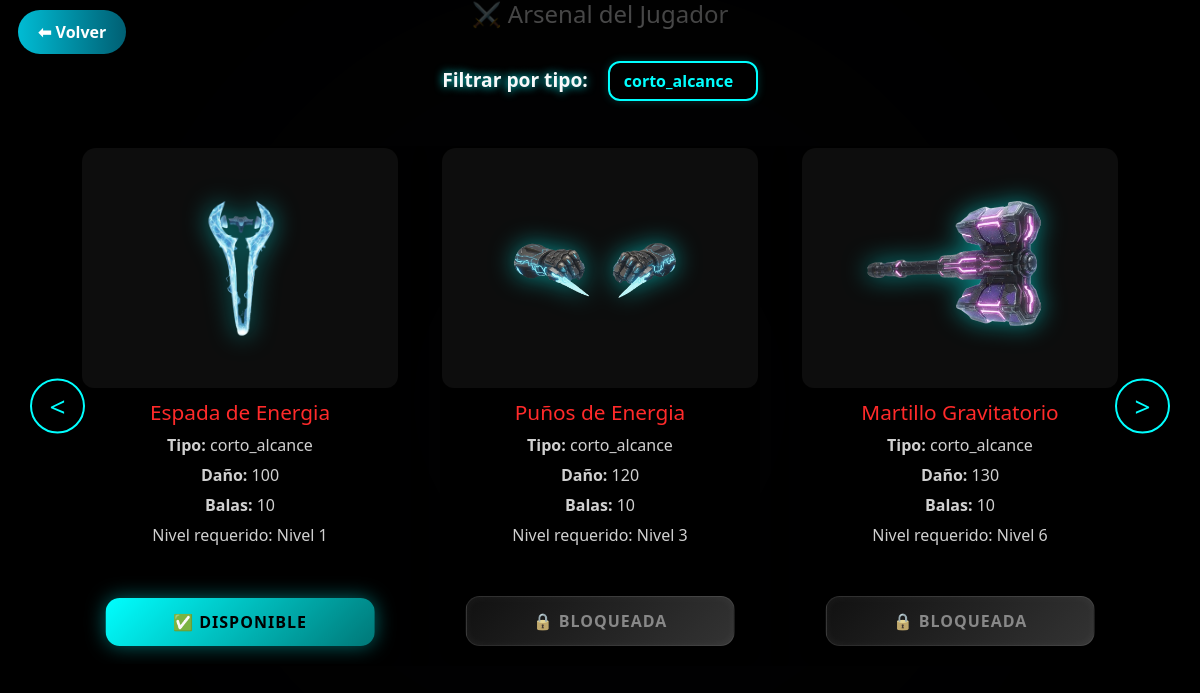
Page /model/user/weapons.php (signed in) on the committed database.
### tables this page shows
CREATE TABLE `weapons` (
  `id_weapons` int(11) NOT NULL,
  `name` varchar(80) DEFAULT NULL,
  `subtype` varchar(80) DEFAULT NULL,
  `bullets` int(11) DEFAULT NULL,
  `damage` int(11) DEFAULT NULL,
  `image_url` varchar(255) DEFAULT NULL,
  `level_arm` int(11) DEFAULT NULL,
  `id_damage_body` int(11) DEFAULT NULL,
  `id_type` int(11) DEFAULT NULL
);

CREATE TABLE `weapon_types` (
  `id_type` int(11) NOT NULL,
  `type_name` varchar(50) NOT NULL
);

CREATE TABLE `levels` (
  `level_id` int(11) NOT NULL,
  `name` varchar(80) DEFAULT NULL,
  `min_points` int(11) DEFAULT NULL
);

### model/user/weapons.php (the view, shortened to what this page needs)
<?php
$db = new Database();
$con = $db->conectar();
$username = $_SESSION['usuario'];
$stmt = $con->prepare("
    SELECT u.level_id, l.name AS level_name
    FROM users u
    LEFT JOIN levels l ON u.level_id = l.level_id
    WHERE u.username = ?
");
$stmt->execute([$username]);
$userData = $stmt->fetch(PDO::FETCH_ASSOC);
$userLevel = intval($userData['level_id'] ?? 0);
$query = $con->prepare("
    SELECT w.*, wt.type_name, l.name AS required_level_name
    FROM weapons w
    LEFT JOIN levels l ON w.level_arm = l.level_id
    LEFT JOIN weapon_types wt ON w.id_type = wt.id_type
    ORDER BY w.level_arm ASC
");
$query->execute();
$weapons = $query->fetchAll(PDO::FETCH_ASSOC);
$typeQuery = $con->prepare("SELECT id_type, type_name FROM weapon_types ORDER BY id_type ASC");
$typeQuery->execute();
$weaponTypes = $typeQuery->fetchAll(PDO::FETCH_ASSOC);
?>
<!DOCTYPE html>
<html lang="es">
<head>
  <link rel="stylesheet" href="../../controller/bootstrap/css/bootstrap.min.css">
  <link rel="stylesheet" href="../../css/weapons.css">
</head>
<body class="background">
  <div class="volver-container top-left">
    <a href="lobby.php" class="back-btn">⬅ Volver</a>
  </div>
  <h4 class="titulo">⚔️ Arsenal del Jugador</h4>
  <div class="filtro-container text-center mt-4">
    <label for="tipoFiltro" class="filtro-label text-light me-2">Filtrar por tipo:</label>
    <select id="tipoFiltro" class="form-select d-inline-block w-auto">
      <?php foreach ($weaponTypes as $type): ?>
        <option value="<?= htmlspecialchars($type['id_type']) ?>">
          <?= htmlspecialchars($type['type_name']) ?>
        </option>
      <?php endforeach; ?>
    </select>
  </div>
  <div class="character-slider">
    <button class="slider-btn prev-btn" id="prev-btn">&lt;</button>
    <div class="slider-viewport">
      <div class="avatars-container" id="weapons-container">
        <?php if (empty($weapons)): ?>
          <div class="text-center text-light">
            <h3>⚠️ No hay armas registradas en el juego.</h3>
          </div>
        <?php else: ?>
          <?php foreach ($weapons as $weapon):
            $isUnlocked = ($userLevel >= $weapon['level_arm']);
          ?>
            <div class="character-card <?= $isUnlocked ? 'unlocked' : 'locked' ?>"
              data-tipo="<?= htmlspecialchars($weapon['id_type']) ?>">
              <div class="weapon-img-container">
                <img src="../../img/armas/<?= htmlspecialchars($weapon['image_url']) ?>"
                  alt="<?= htmlspecialchars($weapon['name']) ?>"
                  class="weapon-img <?= !$isUnlocked ? 'img-locked' : '' ?>">
              </div>
              <h3><?= htmlspecialchars($weapon['name']) ?></h3>
              <p><strong>Tipo:</strong> <?= htmlspecialchars($weapon['type_name'] ?? 'Desconocido') ?></p>
              <p><strong>Daño:</strong> <?= htmlspecialchars($weapon['damage']) ?></p>
              <p><strong>Balas:</strong> <?= htmlspecialchars($weapon['bullets']) ?></p>
              <p class="nivel-requerido">
                Nivel requerido: <?= htmlspecialchars($weapon['required_level_name'] ?? 'Desconocido') ?>
              </p>
              <?php if ($isUnlocked): ?>
                <button class="select-btn disponible" disabled>✅ Disponible</button>
              <?php else: ?>
                <button class="select-btn bloqueado" disabled>🔒 Bloqueada</button>
              <?php endif; ?>
            </div>
          <?php endforeach; ?>
        <?php endif; ?>
      </div>
    </div>
    <button class="slider-btn next-btn" id="next-btn">&gt;</button>
  </div>
</body>
</html>

### css/weapons.css (style rules this page uses)
.background { background-color: #040406; background-image: url("../img/armas/body_weapons.png"); background-position: center; background-size: cover; background-repeat: no-repeat; background-attachment: fixed; min-height: 100vh; font-family: 'Orbitron', 'Segoe UI', Tahoma, sans-serif; color: #fff; display: flex; flex-direction: column; align-items: center; position: relative; overflow-x: hidden; }
.background::before { content: ""; position: absolute; inset: 0; background: radial-gradient(circle at center, rgba(0,0,0,0.3), rgba(0,0,0,0.85) 70%); z-index: 0; }
.filtro-container { display: flex; justify-content: center; align-items: center; gap: 12px; margin: 35px 0 15px; z-index: 3; position: relative; animation: fadeIn 1s ease forwards; }
.filtro-label { font-weight: bold; font-size: 1.2rem; color: #fff; text-shadow: 0 0 10px cyan; }
.form-select { background: rgba(0,0,0,0.75); color: cyan; border: 2px solid cyan; border-radius: 12px; padding: 6px 14px; font-weight: 600; box-shadow: 0 0 10px rgba(0,255,255,0.2); transition: 0.3s ease; }
.character-slider { z-index: 2; display: flex; justify-content: center; align-items: center; width: 100%; margin-top: 30px; padding: 0 40px; position: relative; }
.slider-viewport { width: 100%; max-width: 1200px; overflow: hidden; display: flex; justify-content: center; position: relative; }
.avatars-container { display: flex; gap: 40px; align-items: stretch; transition: transform 0.6s ease; will-change: transform; }
.character-card { background: rgba(0,0,0,0.8); border: 2px solid transparent; border-radius: 16px; width: 320px; min-height: 520px; text-align: center; box-shadow: 0 8px 25px rgba(0,0,0,0.6); transition: transform 0.4s ease, box-shadow 0.3s ease; position: relative; overflow: hidden; opacity: 0; animation: slideUp 0.8s ease forwards; }
.weapon-img-container { height: 240px; display: flex; justify-content: center; align-items: center; background: rgba(255,255,255,0.05); border-radius: 12px; overflow: hidden; }
.weapon-img { max-width: 80%; transition: transform 0.4s ease; filter: drop-shadow(0 0 12px rgba(0,255,255,0.5)); }
.character-card h3 { color: #ff2a2a; margin-top: 12px; font-size: 1.3rem; }
.character-card p { color: #d0d0d0; margin: 6px 0; }
.select-btn { position: absolute; bottom: 18px; left: 50%; transform: translateX(-50%); width: 85%; padding: 12px 20px; border: none; border-radius: 14px; font-weight: bold; text-transform: uppercase; letter-spacing: 1px; font-size: 1rem; transition: all 0.35s ease; cursor: default; box-shadow: 0 0 12px rgba(0,0,0,0.6); }
.disponible { background: linear-gradient(135deg, #00ffff, #007777); color: #000; box-shadow: 0 0 20px rgba(0,255,255,0.4); animation: pulseCyan 2s infinite alternate; }
.bloqueado { background: linear-gradient(135deg, #111, #333); color: #888; border: 1px solid rgba(255,255,255,0.1); box-shadow: inset 0 0 10px rgba(255,255,255,0.05); filter: grayscale(0.6); }
.slider-btn { position: absolute; top: 50%; transform: translateY(-50%); background: rgba(0,0,0,0.8); border: 2px solid cyan; color: cyan; font-size: 28px; border-radius: 50%; cursor: pointer; width: 55px; height: 55px; display: flex; justify-content: center; align-items: center; transition: all 0.3s ease; z-index: 5; }
.prev-btn { left: 30px; }
.next-btn { right: 30px; }

### model/user/weapons.php (style rules this page uses)
.back-btn { position: absolute; top: 10px; left: 18px; background: linear-gradient(90deg, #00bcd4, #005f73); color: white; padding: 10px 20px; border-radius: 30px; font-weight: bold; text-decoration: none; }

### rows in the picture
weapons: image_url (picture), name "Espada de Energia", id_type.type_name "corto_alcance", damage "100", bullets "10", levels.name "Nivel 1", level_arm "✅ DISPONIBLE"
weapons: image_url (picture), name "Puños de Energia", id_type.type_name "corto_alcance", damage "120", bullets "10", levels.name "Nivel 3", level_arm "🔒 BLOQUEADA"
weapons: image_url (picture), name "Martillo Gravitatorio", id_type.type_name "corto_alcance", damage "130", bullets "10", levels.name "Nivel 6", level_arm "🔒 BLOQUEADA"

### other values in the picture
form field value "corto_alcance"
